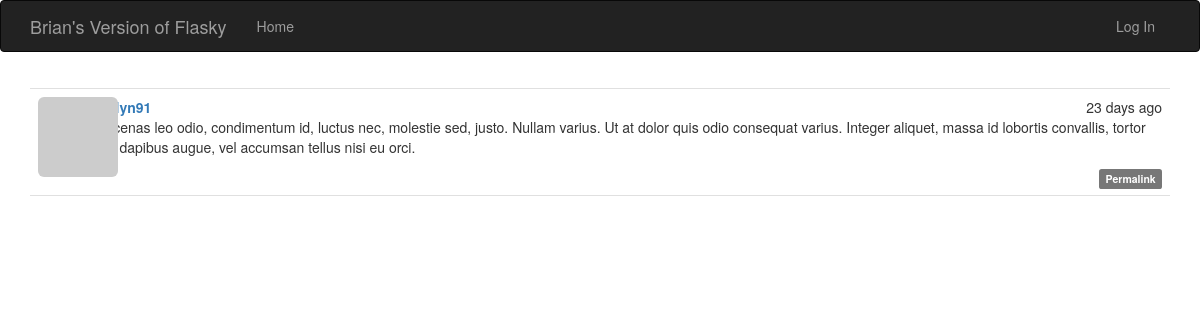
The page /post/3 on the database as committed earlier.
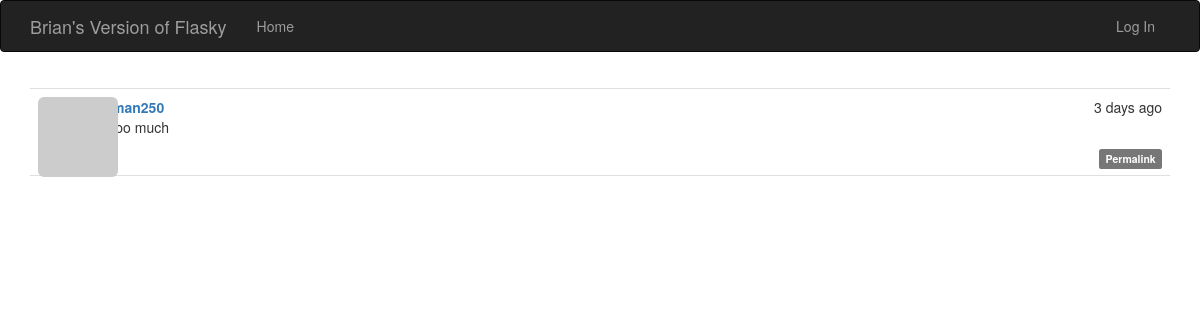
The same page on the database as committed later.
### app/models.py (models this page shows, shortened)
class Post(db.Model):
	__tablename__ = 'posts'
	id = db.Column(db.Integer, primary_key=True)
	body = db.Column(db.Text)
	body_html = db.Column(db.Text)
	timestamp = db.Column(db.DateTime, index=True, default=datetime.utcnow)
	author_id = db.Column(db.Integer, db.ForeignKey('users.id'))

class User(UserMixin, db.Model):
	__tablename__ = 'users'
	id = db.Column(db.Integer, primary_key=True)
	email = db.Column(db.String(64), unique=True, index=True)
	username = db.Column(db.String(64), unique=True, index=True)
	role_id = db.Column(db.Integer, db.ForeignKey('roles.id'))
	password_hash = db.Column(db.String(128))
	confirmed = db.Column(db.Boolean, default=False)
	name = db.Column(db.String(64))
	location = db.Column(db.String(64))
	about_me = db.Column(db.Text())
	member_since = db.Column(db.DateTime(), default=datetime.utcnow)
	last_seen = db.Column(db.DateTime(), default=datetime.utcnow)
	avatar_hash = db.Column(db.String(32))
	posts = db.relationship('Post', backref='author', lazy='dynamic')
	followed = db.relationship('Follow',
								foreign_keys=[Follow.follower_id],
								backref=db.backref('follower', lazy='joined'),
								lazy='dynamic',
								cascade='all, delete-orphan')
	followers = db.relationship('Follow',
								foreign_keys=[Follow.followed_id],
								backref=db.backref('followed', lazy='joined'),
								lazy='dynamic',
								cascade='all, delete-orphan')
	@property
	def password(self):
		raise AttributeError('password is not a readable attribute')
	def gravatar(self, size=100, default='identicon', rating='g'):
		if request.is_secure:
			url = 'https://secure.gravatar.com/avatar'
		else:
			url = 'http://secure.gravatar.com/avatar'
		hash = self.avatar_hash or hashlib.md5(self.email.encode('utf-8')).hexdigest()
		return '{url}/{hash}?s={size}&d={default}&r={rating}'.format(
			url=url, hash=hash, size=size, default=default, rating=rating)

### app/main/views.py (the view)
@main.route('/post/<int:id>')
def post(id):
	post = Post.query.get_or_404(id)
	return render_template('post.html', posts=[post])

### app/auth/views.py (called while the page is built)
@auth.before_app_request
def before_request():
	if current_user.is_authenticated:
		current_user.ping()
		if not current_user.confirmed \
				and request.endpoint \
				and request.endpoint[:5] != 'auth.' \
				and request.endpoint != 'static':
			return redirect(url_for('auth.unconfirmed'))

### app/main/__init__.py (called while the page is built)
@main.app_context_processor
def inject_permissions():
	return dict(Permission=Permission)

### app/models.py (called while the page is built)
	def is_administrator(self):
		return False

### app/templates/post.html (shortened to what this page needs)
{% extends "base.html" %}
{% import "_macros.html" as macros %}
{% block page_content %}
{% include '_posts.html' %}
{% endblock %}

### app/templates/_posts.html (shortened to what this page needs)
<ul class="posts">
	{% for post in posts %}
	<li class="post">
		<div class="post-thumbnail">
			<a href="{{ url_for('.user', username=post.author.username) }}">
				<img class="img-rounded profile-thumbnail" src="{{ post.author.gravatar(size=40) }}">
			</a>
		</div>
		<div class="post-content">
			<div class="post-date">{{ moment(post.timestamp).fromNow() }}</div>
			<div class="post-author"><a href="{{ url_for('.user', username=post.author.username) }}">{{ post.author.username }}</a></div>
			<div class="post-body">
				{% if post.body_html %}
					{{ post.body_html | safe }}
				{% else %}
					{{ post.body }}
				{% endif %}
			</div>
			<div class="post-footer">
				<a href="{{ url_for('.post', id=post.id) }}">
					<span class="label label-default">Permalink</span>
				</a>
			</div>
		</div>
	</li>
	{% endfor %}
</ul>

Rows that differ between the two databases and show on the page:
removed Post: timestamp "23 days ago", author.username "carolyn91", body_html "Maecenas leo odio, condimentum id, luctus nec, molestie sed, justo. Nullam varius. Ut at dolor quis odio consequat varius. Integer aliquet, massa id lobortis convallis, tortor risus dapibus augue, vel accumsan tellus nisi eu orci."
added Post: timestamp "3 days ago", author.username "hoffman250", body_html "Not too much"
